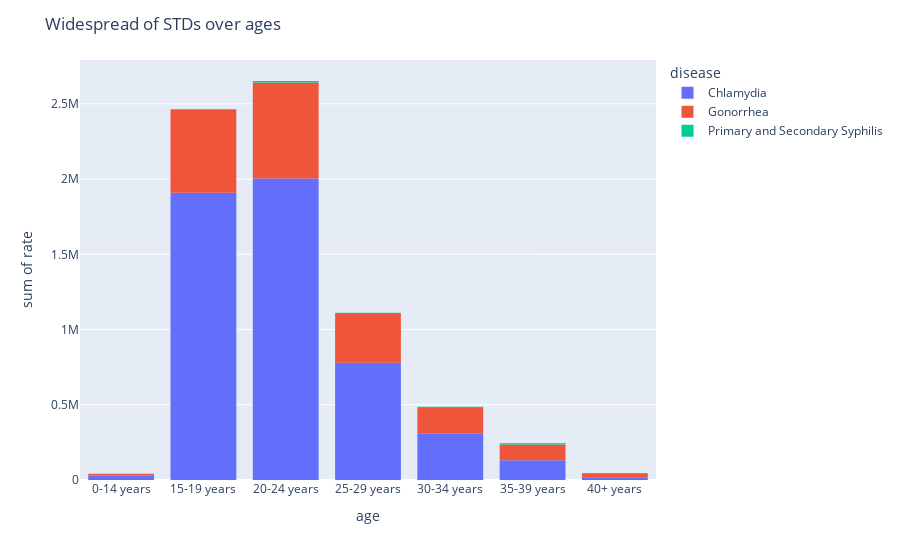

Here is the notebook cell this chart was saved with:
### Code cell
fig = px.histogram(df, x='age', y='rate',color='disease')
fig.update_layout(
    title = "Widespread of STDs over ages"
)

fig.show()

### Figure 1 — Plotly figure (JSON) as saved in the notebook; plotly's stock layout.template omitted (floating-point values rounded to 4 significant figures; data arrays with more than 128 entries replaced by an {"elided": "..."} marker saying what was removed)
{"data": [{"alignmentgroup": "True", "bingroup": "x", "histfunc": "sum", "hovertemplate": "disease=Chlamydia<br>age=%{x}<br>sum of rate=%{y}<extra></extra>", "legendgroup": "Chlamydia", "marker": {"color": "#636efa"}, "name": "Chlamydia", "offsetgroup": "Chlamydia", "orientation": "v", "showlegend": true, "type": "histogram", "x": {"elided": "11244 str values"}, "xaxis": "x", "y": {"elided": "11244 float values"}, "yaxis": "y"}, {"alignmentgroup": "True", "bingroup": "x", "histfunc": "sum", "hovertemplate": "disease=Gonorrhea<br>age=%{x}<br>sum of rate=%{y}<extra></extra>", "legendgroup": "Gonorrhea", "marker": {"color": "#EF553B"}, "name": "Gonorrhea", "offsetgroup": "Gonorrhea", "orientation": "v", "showlegend": true, "type": "histogram", "x": {"elided": "10556 str values"}, "xaxis": "x", "y": {"elided": "10556 float values"}, "yaxis": "y"}, {"alignmentgroup": "True", "bingroup": "x", "histfunc": "sum", "hovertemplate": "disease=Primary and Secondary Syphilis<br>age=%{x}<br>sum of rate=%{y}<extra></extra>", "legendgroup": "Primary and Secondary Syphilis", "marker": {"color": "#00cc96"}, "name": "Primary and Secondary Syphilis", "offsetgroup": "Primary and Secondary Syphilis", "orientation": "v", "showlegend": true, "type": "histogram", "x": {"elided": "5253 str values"}, "xaxis": "x", "y": {"elided": "5253 float values"}, "yaxis": "y"}], "layout": {"barmode": "relative", "legend": {"title": {"text": "disease"}, "tracegroupgap": 0}, "margin": {"t": 60}, "title": {"text": "Widespread of STDs over ages"}, "xaxis": {"anchor": "y", "domain": [0, 1], "title": {"text": "age"}}, "yaxis": {"anchor": "x", "domain": [0, 1], "title": {"text": "sum of rate"}}}}
